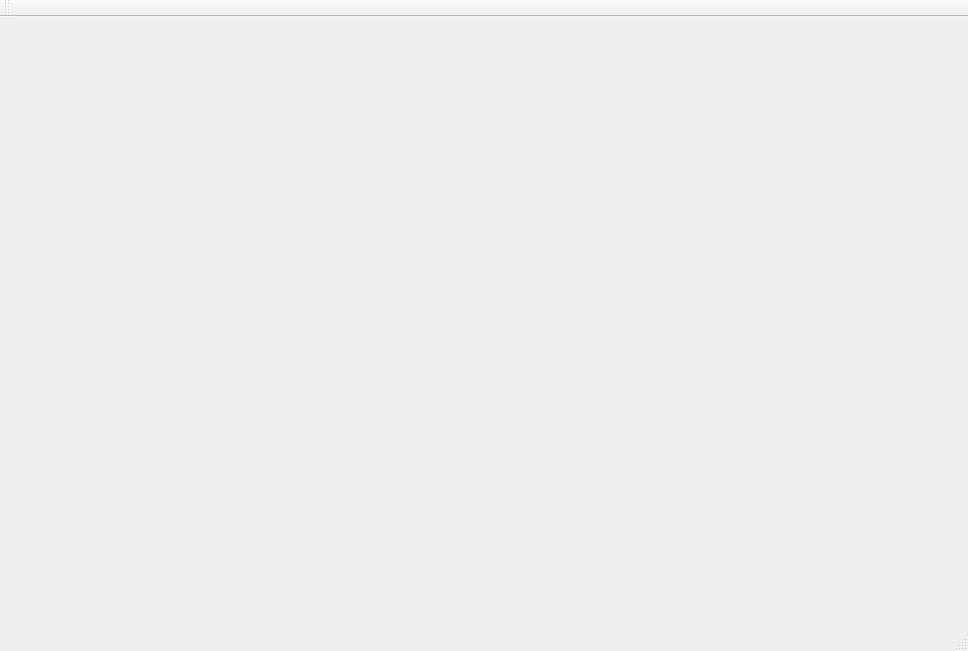
<?xml version="1.0" encoding="UTF-8"?>
<ui version="4.0">
 <class>MainWindow</class>
 <widget class="QMainWindow" name="MainWindow">
  <property name="geometry">
   <rect>
    <x>0</x>
    <y>0</y>
    <width>968</width>
    <height>651</height>
   </rect>
  </property>
  <property name="windowTitle">
   <string>MainWindow</string>
  </property>
  <widget class="QWidget" name="centralWidget">
   <widget class="QLabel" name="label">
    <property name="geometry">
     <rect>
      <x>20</x>
      <y>10</y>
      <width>931</width>
      <height>601</height>
     </rect>
    </property>
    <property name="text">
     <string/>
    </property>
    <property name="scaledContents">
     <bool>true</bool>
    </property>
   </widget>
  </widget>
  <widget class="QMenuBar" name="menuBar">
   <property name="geometry">
    <rect>
     <x>0</x>
     <y>0</y>
     <width>968</width>
     <height>19</height>
    </rect>
   </property>
  </widget>
  <widget class="QToolBar" name="mainToolBar">
   <attribute name="toolBarArea">
    <enum>TopToolBarArea</enum>
   </attribute>
   <attribute name="toolBarBreak">
    <bool>false</bool>
   </attribute>
  </widget>
  <widget class="QStatusBar" name="statusBar"/>
 </widget>
 <layoutdefault spacing="6" margin="11"/>
 <resources/>
 <connections/>
</ui>
